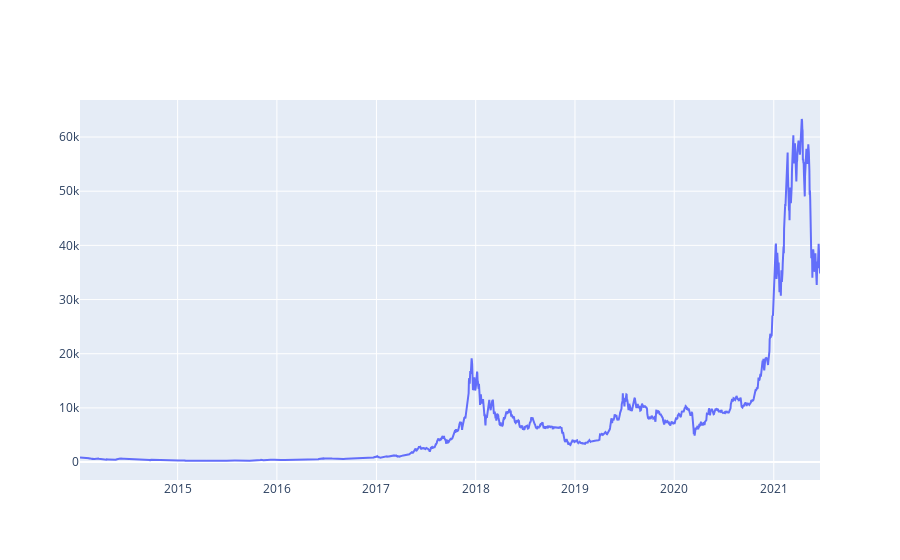

Notebook code cell kept with this figure:
### Markdown cell above
Plot new line graph again on Weighted Price with newly filled values

### Code cell
btc_trace = go.Scatter(x=data.index, y=data['Weighted Price'], name= 'Price')
py.iplot([btc_trace])

### Figure 1 — Plotly figure (JSON) as saved in the notebook; plotly's stock layout.template omitted (floating-point values rounded to 4 significant figures; data arrays with more than 128 entries replaced by an {"elided": "..."} marker saying what was removed)
{"data": [{"name": "Price", "type": "scatter", "x": {"elided": "2713 str values"}, "y": {"elided": "2713 float values"}}], "layout": {"autosize": true, "xaxis": {"autorange": true, "range": ["2014-01-07", "2021-06-20"], "type": "date"}, "yaxis": {"autorange": true, "range": [-3307.0, 66830.0], "type": "linear"}}}
